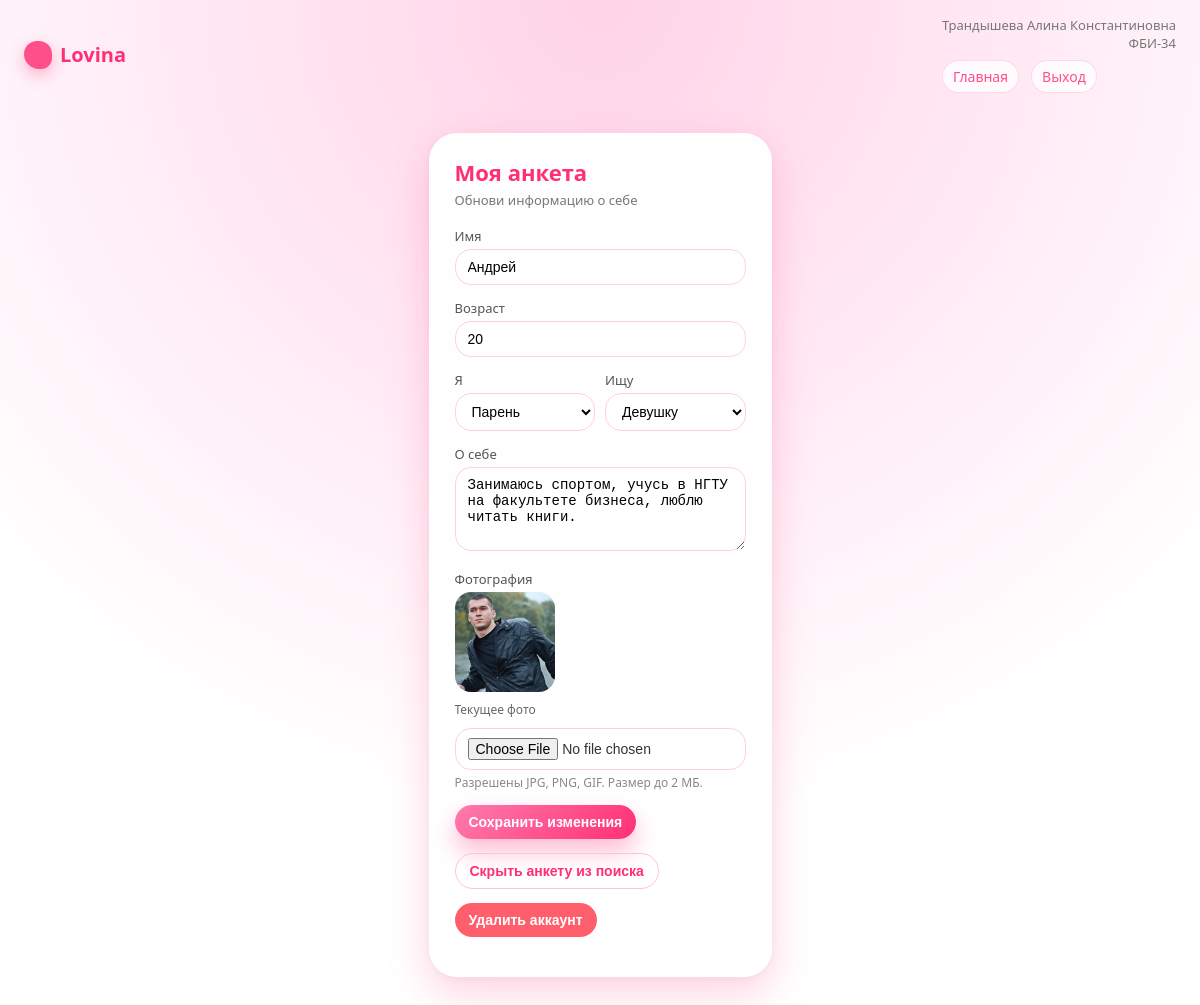
The app's page /profile/edit (signed in) with its own data.
### tables this page shows
CREATE TABLE profiles (
            id INTEGER PRIMARY KEY AUTOINCREMENT,
            user_id INTEGER NOT NULL,
            name TEXT NOT NULL,
            age INTEGER NOT NULL,
            gender TEXT NOT NULL,       -- 'M' / 'F'
            looking_for TEXT NOT NULL,  -- 'M' / 'F'
            about TEXT,
            photo_filename TEXT,
            is_hidden INTEGER NOT NULL DEFAULT 0,
            FOREIGN KEY (user_id) REFERENCES users(id) ON DELETE CASCADE
        );

### app.py (the view, shortened to what this page needs)
@app.route("/profile/edit", methods=["GET", "POST"])
@login_required
def edit_profile():
    user = current_user()
    profile = get_profile(user['id'])
    return render_template("profile_edit.html", profile=profile)

### app.py (called while the page is built)
def get_db():
    conn = sqlite3.connect(app.config['DATABASE'])
    conn.row_factory = sqlite3.Row
    conn.execute("PRAGMA foreign_keys = ON;")
    return conn

@app.context_processor
def inject_student_info():
    return dict(student_fio=STUDENT_FIO, student_group=STUDENT_GROUP)

def current_user():
    user_id = session.get('user_id')
    if not user_id:
        return None
    conn = get_db()
    user = conn.execute("SELECT * FROM users WHERE id = ?", (user_id,)).fetchone()
    conn.close()
    return user

def get_profile(user_id):
    conn = get_db()
    profile = conn.execute(
        "SELECT * FROM profiles WHERE user_id = ?", (user_id,)
    ).fetchone()
    conn.close()
    return profile

def login_required(func):
    from functools import wraps
    @wraps(func)
    def wrapper(*args, **kwargs):
        if not session.get('user_id'):
            flash("Необходимо войти на сайт", "warning")
            return redirect(url_for('login', next=request.path))
        return func(*args, **kwargs)
    return wrapper

### templates/profile_edit.html (shortened to what this page needs)
{% extends "base.html" %}
{% block content %}
<h2 class="card-title">Моя анкета</h2>
<p class="card-subtitle">{% if profile %}Обнови информацию о себе{% else %}Заполни анкету чтобы начать поиск{% endif %}</p>
<form method="post" enctype="multipart/form-data">
    <div class="form-group">
        <label class="form-label">Имя</label>
        <input
            class="form-input"
            name="name"
            value="{{ profile.name if profile else '' }}"
            required
            maxlength="50"
        >
    </div>
    <div class="form-group">
        <label class="form-label">Возраст</label>
        <input
            class="form-input"
            name="age"
            type="number"
            min="18"
            max="80"
            required
            value="{{ profile.age if profile else '' }}"
        >
    </div>
    <div class="form-group form-inline">
        <div style="flex:1">
            <label class="form-label">Я</label>
            <select class="form-select" name="gender" required>
                <option value="M"
                    {% if profile and profile.gender == 'M' %}selected{% endif %}>
                    Парень
                </option>
            </select>
        </div>
        <div style="flex:1">
            <label class="form-label">Ищу</label>
            <select class="form-select" name="looking_for" required>
                <option value="F"
                    {% if profile and profile.looking_for == 'F' %}selected{% endif %}>
                    Девушку
                </option>
            </select>
        </div>
    </div>
    <div class="form-group">
        <label class="form-label">О себе</label>
        <textarea
            class="form-textarea"
            name="about"
            rows="4"
            maxlength="1000"
        >{{ profile.about if profile else '' }}</textarea>
    </div>
    <div class="form-group">
        <label class="form-label">
            Фотография {% if not profile %}*{% endif %}
        </label>
        {% if profile and profile.photo_filename %}
        <div style="margin-bottom: 10px;">
            <img src="{{ url_for('static', filename='uploads/' ~ profile.photo_filename) }}"
                 style="width: 100px; height: 100px; border-radius: 16px; object-fit: cover;">
            <div style="font-size: 12px; color: #666; margin-top: 4px;">
                Текущее фото
            </div>
        </div>
        {% endif %}
        <input
            class="form-input"
            type="file"
            name="photo"
            accept=".png,.jpg,.jpeg,.gif"
        >
        <p style="font-size:12px;color:#888;margin-top:4px;">
            Разрешены JPG, PNG, GIF. Размер до 2 МБ.
        </p>
    </div>
    <div class="form-group">
        <button type="submit" class="btn btn-primary">
            {% if profile %}Сохранить изменения{% else %}Создать анкету{% endif %}
        </button>
    </div>
</form>
{% if profile %}
    <div class="form-group">
        <form method="post" action="{{ url_for('hide_profile') }}">
            <button type="submit" class="btn btn-outline">
                {% if profile.is_hidden %}
                    Сделать анкету видимой
                {% else %}
                    Скрыть анкету из поиска
                {% endif %}
            </button>
        </form>
    </div>
    <div class="form-group">
        <form method="post" action="{{ url_for('delete_account') }}"
              onsubmit="return confirm('Точно удалить аккаунт безвозвратно?');">
            <button type="submit" class="btn btn-danger">Удалить аккаунт</button>
        </form>
    </div>
{% endif %}
{% endblock %}

### templates/base.html (style rules this page uses)
* { box-sizing: border-box; margin: 0; padding: 0; }
body { font-family: system-ui, -apple-system, BlinkMacSystemFont, "Segoe UI", sans-serif; min-height: 100vh; background: radial-gradient(circle at top, #ffd3e8 0, #ffe6f2 30%, #ffffff 70%); color: #333; display: flex; flex-direction: column; }
.card-title { font-size: 22px; font-weight: 700; color: #ff2f76; margin-bottom: 4px; }
.card-subtitle { font-size: 13px; color: #777; margin-bottom: 18px; }
.form-group { margin-bottom: 14px; }
.form-label { display: block; font-size: 13px; margin-bottom: 4px; color: #555; }
.form-input, .form-select, .form-textarea { width: 100%; border-radius: 16px; border: 1px solid #ffd0e4; padding: 9px 12px; font-size: 14px; outline: none; background: #fff; transition: border-color 0.15s ease, box-shadow 0.15s ease, background 0.15s ease; }
.form-textarea { resize: vertical; min-height: 80px; }
.form-inline { display: flex; gap: 10px; }
.btn { display: inline-flex; align-items: center; justify-content: center; padding: 9px 14px; border-radius: 999px; border: none; cursor: pointer; font-size: 14px; font-weight: 600; transition: transform 0.08s ease, box-shadow 0.12s ease, background 0.12s ease; }
.btn-primary { background: linear-gradient(135deg, #ff7bab, #ff2f76); color: #fff; box-shadow: 0 12px 24px rgba(255, 79, 139, 0.4); }
.btn-outline { background: transparent; color: #ff2f76; border: 1px solid #ffc1dd; }
.btn-danger { background: #ff5f6c; color: #fff; }

### records on screen
profiles: name "Андрей", age "20", gender "Парень", looking_for "Девушку", about "Занимаюсь спортом, учусь в НГТУ на факультете бизнеса, люблю читать книги.", photo_filename (picture)

### other values on screen
{{ student_fio }} "Трандышева Алина Константиновна"
{{ student_group }} "ФБИ-34"
